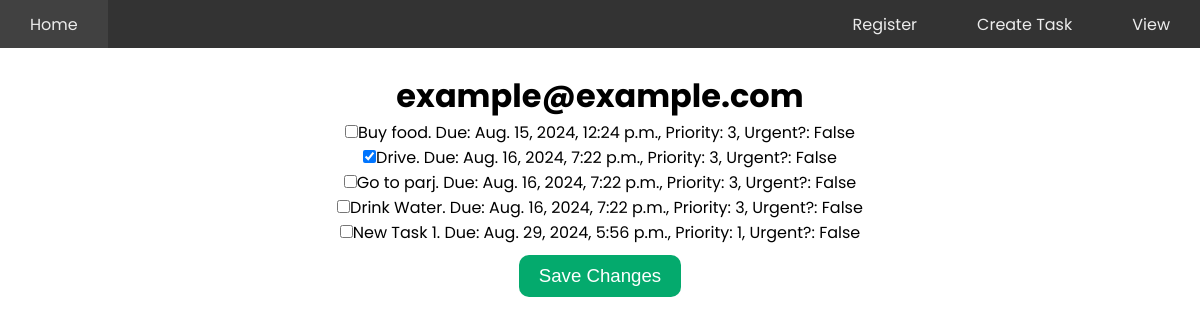
The page /1 on the database its author committed.
### task/models.py (models this page shows, shortened)
class User(models.Model):
    email = models.EmailField()
    password = models.TextField()

class Task(models.Model):
    user = models.ForeignKey(User, on_delete=models.CASCADE)
    task_name = models.CharField(max_length=200)
    due_by = models.DateTimeField(default=datetime.now())
    priority = models.IntegerField(default=3, validators=[MinValueValidator(1), MaxValueValidator(3)])
    is_urgent = models.BooleanField(default=False)
    completed = models.BooleanField(default=False)

### task/views.py (the view, shortened to what this page needs)
# urls.py: path('<int:id>', views.all_tasks, name='all_tasks'),
def all_tasks(response, id):
    user = User.objects.get(id=id)
    return render(response, 'alltasks.html', {'user': user})

### task/templates/alltasks.html (shortened to what this page needs)
{% extends 'base.html' %}
{% block content %}
    <h1>{{ user.email }}</h1>
    <form method="post" action="#">
        <ul class="alltasks-list">
        {% for task in user.task_set.all %}
            {% if task.completed == True %}
                <li><input type="checkbox", value="clicked", name="click{{task.id}}" checked>{{ task.task_name }}. Due: {{ task.due_by }}, Priority: {{ task.priority }}, Urgent?: {{ task.is_urgent }}</li>
            {% else %}
                <li><input type="checkbox", value="clicked", name="click{{task.id}}">{{ task.task_name }}. Due: {{ task.due_by }}, Priority: {{ task.priority }}, Urgent?: {{ task.is_urgent }}</li>
            {% endif %}
        {% endfor %}
        </ul>
        <button type="submit">Save Changes</button>
    </form>
{% endblock %}

### task/templates/base.html (shortened to what this page needs)
<!DOCTYPE html>
<html lang="en">
  <head>
    {% load static %}
    <link rel="stylesheet" href="{% static 'base.css' %}">
  </head>
  <body>
    <nav class="navbar">
      <div class="links-container">
        <a class="home-link" href="/">Home</a>
        <a href="/register">Register</a>
        <a href="/createtask">Create Task</a>
        <a href="/1">View</a>
      </div>
    </nav>
    <div id="content", name="content", class="content">
      {% block content %}{% endblock %}
    </div>
  </body>
</html>

### task/static/base.css (style rules this page uses)
* { margin: 0px; padding: 0px; list-style-type: none; }
html { font-size: 12pt; font-family: Poppins, 'Segoe UI', Tahoma, Geneva, Verdana, sans-serif; }
.navbar { height: 3rem; background-color: #333333; display: flex; justify-content:space-evenly; align-items: center; }
.links-container { height: 100%; width: 100%; display: flex; flex-direction: row; align-items: center; }
.navbar a { color: rgb(236, 236, 236); height: 100%; padding: 0 30px; display: flex; align-items: center; text-decoration: none; }
.navbar .home-link { margin-right: auto; }
.content { text-align: center; padding: 2%; }
form button { border: none; background-color: #04AA6D; color: white; text-align: center; text-decoration: none; display: inline-block; font-size: 14pt; margin-top: 10px; padding: 10px 20px; border-radius: 10px; }
form input { padding: 5px; font-size: 14pt; }

### rows shown on the page
User: email "example@example.com"
Task: task_name "Buy food", due_by "Aug. 15, 2024, 12:24 p.m.", priority "3", is_urgent "False"
Task: task_name "Drive", due_by "Aug. 16, 2024, 7:22 p.m.", priority "3", is_urgent "False"
Task: task_name "Go to parj", due_by "Aug. 16, 2024, 7:22 p.m.", priority "3", is_urgent "False"
Task: task_name "Drink Water", due_by "Aug. 16, 2024, 7:22 p.m.", priority "3", is_urgent "False"
Task: task_name "New Task 1", due_by "Aug. 29, 2024, 5:56 p.m.", priority "1", is_urgent "False"
